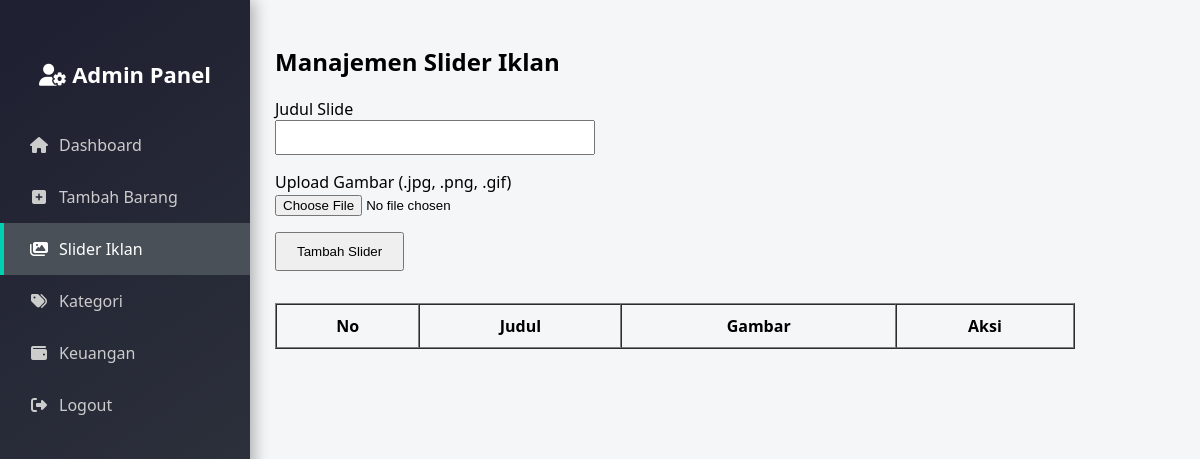
The page /slider_iklan.php (signed in) on the database as committed earlier.
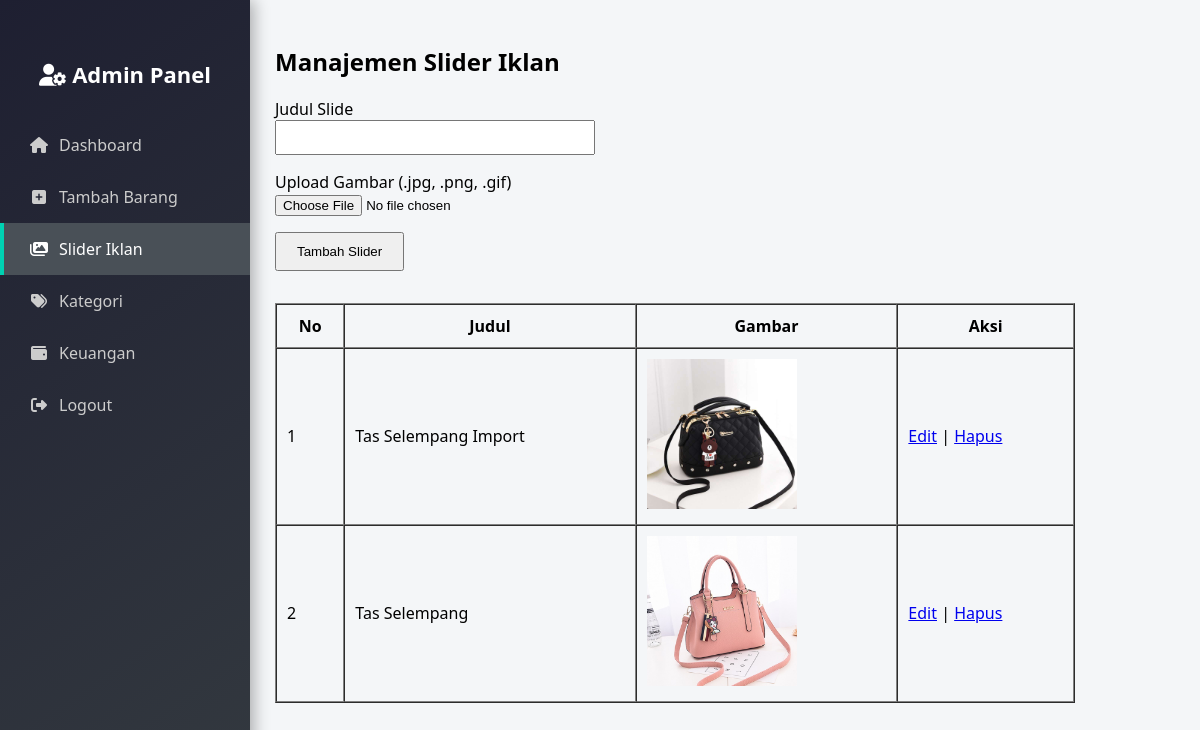
The same page on the database as committed later.
### tables this page shows
CREATE TABLE `slider_iklan` (
  `id` int(11) NOT NULL,
  `judul` varchar(255) NOT NULL,
  `file_gambar` varchar(255) NOT NULL,
  `link` varchar(255) DEFAULT NULL,
  `created_at` timestamp NOT NULL DEFAULT current_timestamp()
);

### slider_iklan.php (the view, shortened to what this page needs)
<?php
include 'inc/db.php';
$slider = $conn->query("SELECT * FROM slider_iklan ORDER BY id DESC");
?>
<?php include 'inc/header.php'; ?>
<?php include 'inc/sidebar.php'; ?>
<div class="main-content">
    <h2>Manajemen Slider Iklan</h2>
    <form method="POST" enctype="multipart/form-data" style="margin-bottom: 2rem;">
        <label>Judul Slide</label><br>
        <input type="text" name="judul" required style="width: 300px; padding: 8px; margin-bottom: 1rem;"><br>
        <label>Upload Gambar (.jpg, .png, .gif)</label><br>
        <input type="file" name="gambar" accept="image/*" required style="margin-bottom: 1rem;"><br>
        <button type="submit" name="upload" style="padding: 10px 20px;">Tambah Slider</button>
    </form>
    <table border="1" cellpadding="10" cellspacing="0" style="width: 100%; max-width: 800px;">
        <thead>
            <tr>
                <th>No</th>
                <th>Judul</th>
                <th>Gambar</th>
                <th>Aksi</th>
            </tr>
        </thead>
        <tbody>
            <?php $no = 1; while ($row = $slider->fetch_assoc()): ?>
                <tr>
                    <td><?= $no++ ?></td>
                    <td><?= htmlspecialchars($row['judul']) ?></td>
                    <td><img src="../uploads/<?= htmlspecialchars($row['file_gambar']) ?>" style="max-width: 150px;"></td>
                    <td>
                        <a href="#" onclick="editSlider(<?= $row['id'] ?>, '<?= htmlspecialchars(addslashes($row['judul'])) ?>')">Edit</a> |
                        <a href="?hapus=<?= $row['id'] ?>" onclick="return confirm('Hapus slide ini?')">Hapus</a>
                    </td>
                </tr>
            <?php endwhile; ?>
        </tbody>
    </table>
</div>

### inc/header.php (shortened to what this page needs)
<!DOCTYPE html>
<html>
<head>
    <link rel="stylesheet" href="style.css">
</head>
<body>

### inc/sidebar.php (shortened to what this page needs)
<link rel="stylesheet" href="https://cdnjs.cloudflare.com/ajax/libs/font-awesome/6.4.0/css/all.min.css" />
<div class="sidebar">
    <h4><i class="fas fa-user-cog"></i> Admin Panel</h4>
    <a href="index.php" class="<?= basename($_SERVER['PHP_SELF']) == 'index.php' ? 'active' : '' ?>">
        <i class="fas fa-home"></i> Dashboard
    </a>
    <a href="tambah_barang.php" class="<?= basename($_SERVER['PHP_SELF']) == 'tambah_barang.php' ? 'active' : '' ?>">
        <i class="fas fa-plus-square"></i> Tambah Barang
    </a>
    <a href="slider_iklan.php" class="<?= basename($_SERVER['PHP_SELF']) == 'slider_iklan.php' ? 'active' : '' ?>">
        <i class="fas fa-images"></i> Slider Iklan
    </a>
    <a href="kategori.php" class="<?= basename($_SERVER['PHP_SELF']) == 'kategori.php' ? 'active' : '' ?>">
        <i class="fas fa-tags"></i> Kategori
    </a>
    <a href="keuangan.php" class="<?= basename($_SERVER['PHP_SELF']) == 'keuangan.php' ? 'active' : '' ?>">
        <i class="fas fa-wallet"></i> Keuangan
    </a>
    <a href="logout.php">
        <i class="fas fa-sign-out-alt"></i> Logout
    </a>
</div>

### style.css (style rules this page uses)
body { margin: 0; font-family: Arial, sans-serif; background: #f4f4f4; }
.main-content { margin-left: 240px; padding: 20px; min-height: 100vh; }
.main-content { margin-left: 220px; padding: 20px; }

### inc/sidebar.php (style rules this page uses)
body { margin: 0; font-family: 'Segoe UI', sans-serif; background-color: #f4f6f8; }
.sidebar { position: fixed; top: 0; left: 0; width: 250px; height: 100vh; background: linear-gradient(145deg, #1e1f31, #343a40); color: white; padding-top: 30px; box-shadow: 4px 0 15px rgba(0, 0, 0, 0.3); z-index: 999; }
.sidebar h4 { text-align: center; font-size: 22px; margin-bottom: 30px; color: #ffffff; font-weight: bold; }
.sidebar a { display: flex; align-items: center; gap: 10px; color: #ccc; text-decoration: none; padding: 15px 25px; transition: 0.3s; font-size: 16px; border-left: 4px solid transparent; }
.sidebar a:hover, .sidebar a.active { background-color: #495057; color: #ffffff; border-left: 4px solid #00d1b2; }
.sidebar a i { width: 20px; text-align: center; }
.main-content { margin-left: 250px; padding: 25px; }

Rows that differ between the two databases and show on the page:
added slider_iklan: judul "Tas Selempang Import", file_gambar (picture)
added slider_iklan: judul "Tas Selempang", file_gambar (picture)
